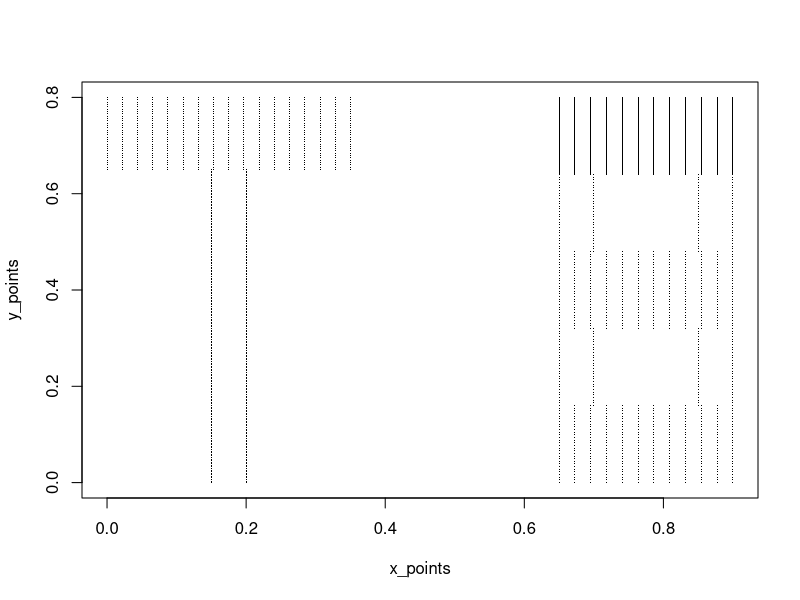
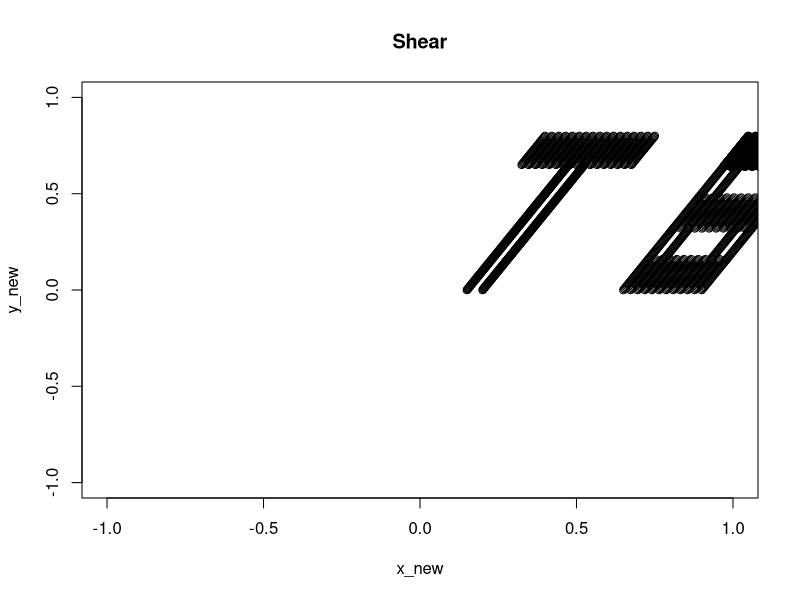
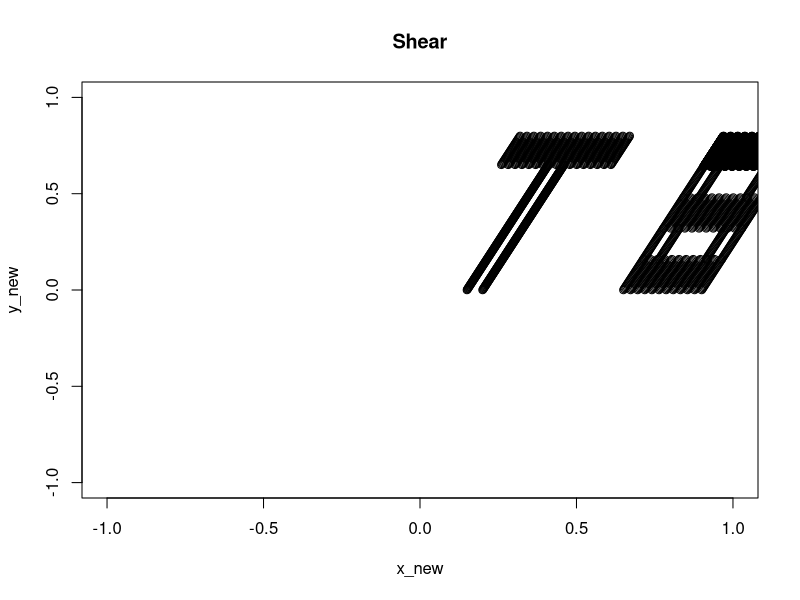
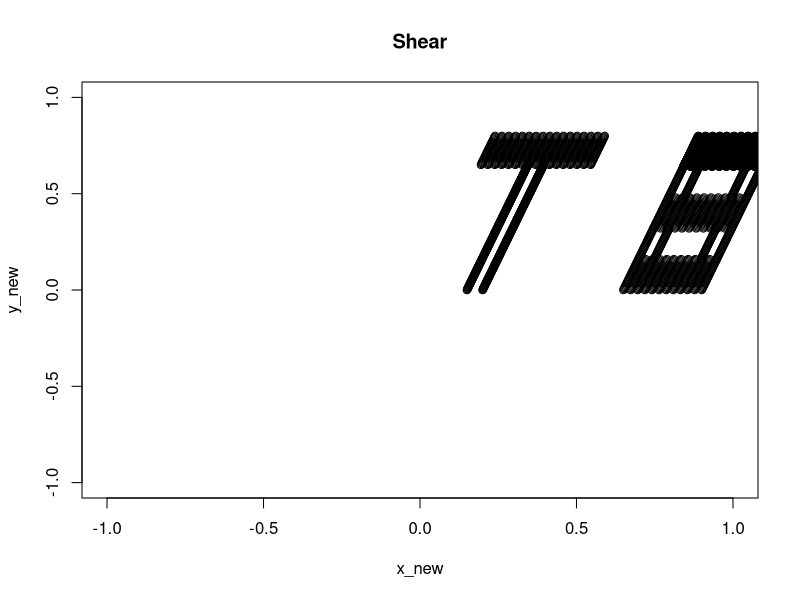
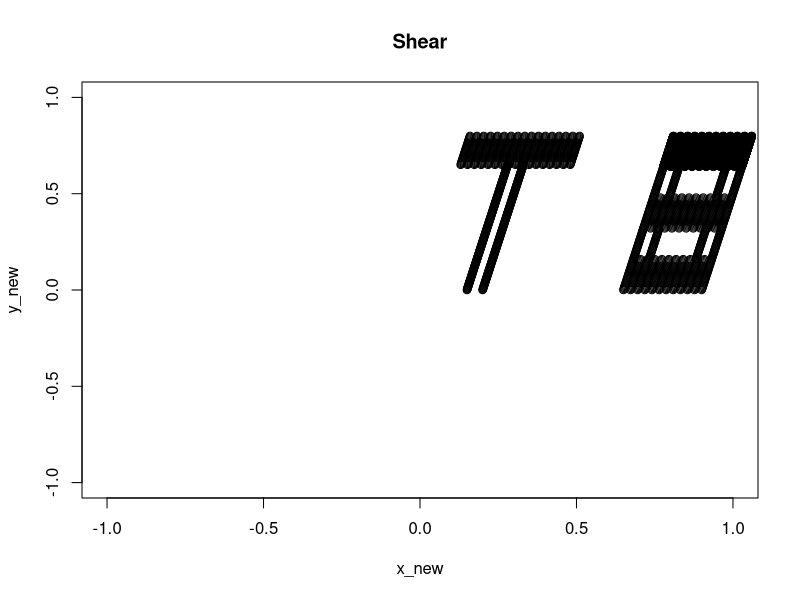
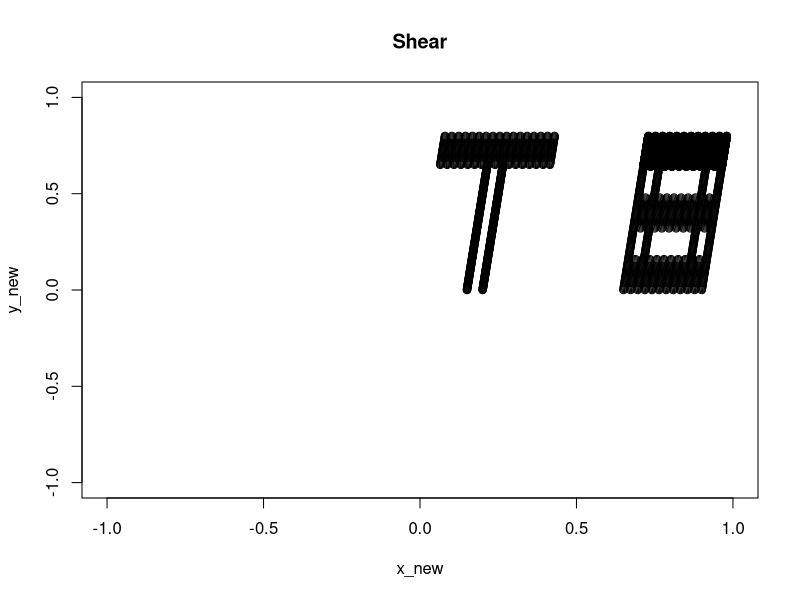
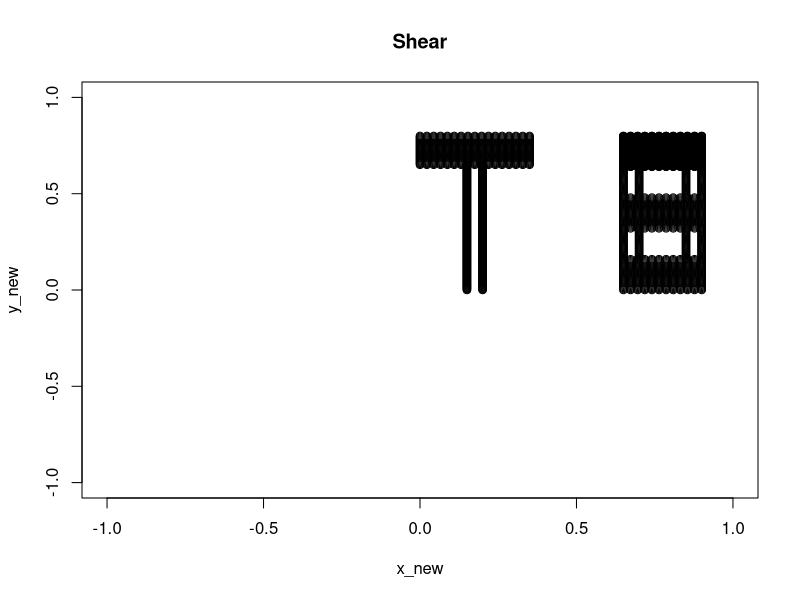
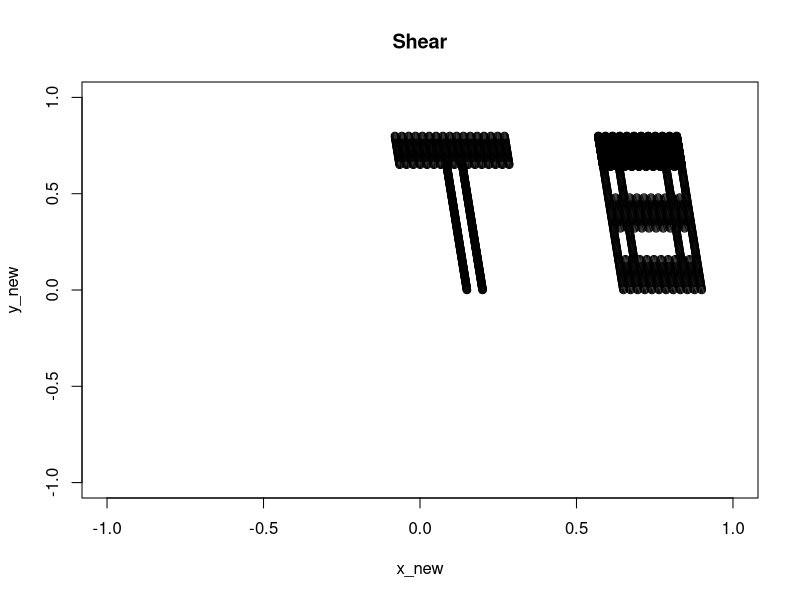

Write R code to recreate these figures, in order.
## ---- chunk 1
knitr::opts_chunk$set(echo = TRUE, message=FALSE, warning = FALSE)
## ---- chunk 2

DEPTH_OF_DOTS<-50         # number of plot points within a unit

## ---- chunk 3

# Every box can be built with 4 parameters, these 2 functions share parameters since they need to be conformable


pop_x_array<-function(beg,end,x_axis_repeats, y_axis_repeats) {
  
  return(c(rep(seq(beg,end,length.out = x_axis_repeats),y_axis_repeats)))
}


# the x_axis_repeats is imortant bcuz every x point needs a y point

pop_y_array<-function(beg,end,x_axis_repeats, y_axis_repeats) {
  
 return(sort(rep(seq(beg,end,length.out = y_axis_repeats),x_axis_repeats)))
}

## ---- chunk 4



plot_transformation<-function(s,x_array,y_array, main_title) {

  # get the abcd of the transformation matrix
a<-s[1,1]
b<-s[1,2]
c<-s[2,1]
d<-s[2,2]


# create empty vectors
x_new<-c()
y_new<-c()

for(i in 1:length(x_array)) {
  x_pt<-x_array[i]            # get the x,y points
  y_pt<-y_array[i]
  
   
  x_pt_new<-a * x_pt + b * y_pt
  y_pt_new<-c * x_pt + d * y_pt
  x_new<-append(x_new,x_pt_new)
  y_new<-append(y_new,y_pt_new)
  
}

  plot(x_new,y_new, xlim = c(-1,1), ylim = c(-1,1), main=main_title)
}


## ---- chunk 5

plot_rotated<-function(degrees,x,y) {
  
  theta<-degrees*pi/180
  a<-cos(theta)
  b<-sin(theta)*-1
  c<-sin(theta)
  d<-cos(theta)

  s<-matrix(c(a, b, c, d), byrow = TRUE, ncol = 2)

  plot_transformation(s,x,y, "Rotation")

}

## ---- chunk 6


x_y_points<-c(0 , 0.35 , 0.8 , 0.65, 32,     # top of T
      0.15 , 0.2 , 0 , 0.65, 200,            # bottom of T
      0.65 , 0.9 , 0.8 , 0.64, 200,           # top of B
      0.65 , 0.9 , 0.48 , 0.32, 30,              # middle of B
      0.65 , 0.9 , 0.16 , 0, 30,
      0.65 , 0.7 , 0.64 , 0.48, 30,
      0.65 , 0.7 , 0.32 , 0.16, 30,
      0.85 , 0.9 , 0.64 , 0.48, 30,
      0.85 , 0.9 , 0.32 , 0.16, 30)

points_matrix <- matrix(x_y_points, byrow = TRUE, ncol = 5)

## ---- chunk 7


x_points<-c()
y_points<-c()

for(row in 1:nrow(points_matrix)) {
    x_beg<-points_matrix[row, 1]
    x_end<-points_matrix[row, 2]
    y_beg<-points_matrix[row, 3]
    y_end<-points_matrix[row, 4]
    y_axis_repeats<-points_matrix[row, 5]
    x_axis_repeats<-as.integer(abs(x_end-x_beg)*DEPTH_OF_DOTS)
  
    x_points_tmp<-pop_x_array(x_beg,x_end,x_axis_repeats, y_axis_repeats)
    y_points_tmp<-pop_y_array(y_beg,y_end,x_axis_repeats, y_axis_repeats)
    
   
    x_points<-c(x_points,x_points_tmp)
    y_points<-c(y_points,y_points_tmp)
}


plot(x_points,y_points,pch='.')

## ---- chunk 8

x11(width = 10,  height = 5, title="Shearing", display = "", bg="bisque")

for (t in seq(0.5,-0.5,by=-.1)) {

s<- matrix(c(1, t, 0, 1), byrow = TRUE, ncol = 2)
Sys.sleep(.2)
plot_transformation(s,x_points,y_points, "Shear")

}

for (t in seq(0.5,-0.5,by=-.1)) {

s<- matrix(c(1, 0, t, 1), byrow = TRUE, ncol = 2)
Sys.sleep(.2)
plot_transformation(s,x_points,y_points, "Shear")

}


## ---- chunk 9

x11(width = 10,  height = 5, title="Scaling", display = "", bg="light blue")


for (t in seq(1,1.5,by=.1)) {

s<- matrix(c(t, 0, 0, 1), byrow = TRUE, ncol = 2)
Sys.sleep(.2)
plot_transformation(s,x_points,y_points, "Scaling - Dilation")

}


for (t in seq(1.5, .5, by=-.1)) {

s<- matrix(c(t, 0, 0, 1), byrow = TRUE, ncol = 2)
Sys.sleep(.2)
plot_transformation(s,x_points,y_points, "Scaling - Contraction")

}

## ---- chunk 10
x11(width = 10,  height = 5, title="Rotation", display = "", bg="green")

for (theta in seq(0,360,by=10)) {

  Sys.sleep(.1)
  plot_rotated(theta,x_points,y_points)
  
}


## ---- chunk 11

x11(width = 10,  height = 5, title="Projection/Reflection", display = "", bg="bisque")


s<- matrix(c(1, 0, 0, -1), byrow = TRUE, ncol = 2)
Sys.sleep(2)
plot_transformation(s,x_points,y_points, "Projection")


s<- matrix(c(-1, 0, 0, 1), byrow = TRUE, ncol = 2)
Sys.sleep(2)
plot_transformation(s,x_points,y_points, "Projection")




